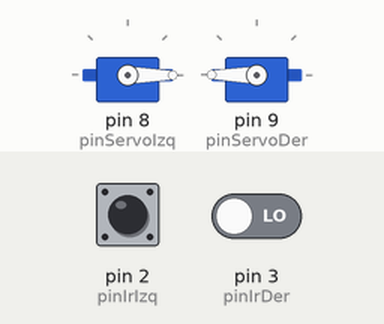
Recording of a sketch running on a simulated Arduino Uno, built with avr-gcc and run on an emulated ATmega328P. On the bench: 2 × servo. The inputs (shaded band) are chosen by the test bench; at power-on: pin 3 (pinIrDer) LOW, pin 2 (pinIrIzq) HIGH.

Above: at 1.2 s.
1.3 s: pin 3 (pinIrDer) driven HIGH
At 2.0 s:
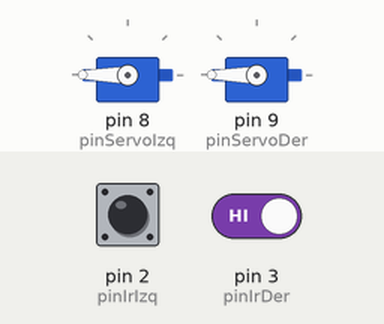
2.8 s: pin 3 (pinIrDer) driven LOW
At 3.1 s:
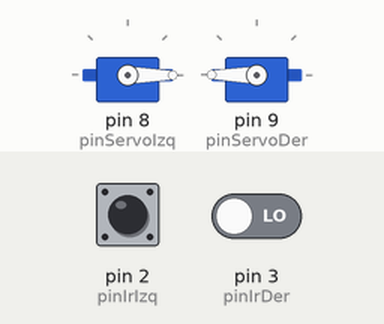
Timing chart, 0 to 5.8 s (numbered marks = the images above; inputs shaded):
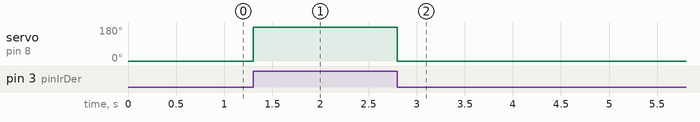

Measured:
- after the input at 1.3 s, servo on pin 8 (pinServoIzq): 0° → 180° at once
- after the input at 2.8 s, servo on pin 8 (pinServoIzq): 180° → 0° at once

The sketch:

DeteccionDeLinea.ino
```cpp
#include <Servo.h>

Servo servoIzq;
Servo servoDer;

const int pinIrDer = 3;
const int pinIrIzq = 2;
const int pinServoIzq = 8;
const int pinServoDer = 9;

// Los sensores que utilizamos para detectar la línea son digitales.
// Retornan un 1 si consiguen leer la línea.
// De lo contrario, retornarán un 0 al no leer la línea.
// ¡Cuidado! Según el modelo, el sensor podría funcionar a la inversa.
const int NO_LINEA = LOW; // También podría ponerse 0
const int LINEA = HIGH; // También podría ponerse 1


void setup() {
  pinMode(pinIrDer, INPUT);
  pinMode(pinIrIzq, INPUT);

  servoIzq.attach(pinServoIzq);
  servoDer.attach(pinServoDer);
}

void loop() {
  // Si no detecta una linea en el suelo, avanza
  if (digitalRead(pinIrIzq) == NO_LINEA || digitalRead(pinIrDer) == NO_LINEA) {
    servoIzq.write(0);
    servoDer.write(180);
  }
  // Si detecta una linea en el suelo, da media vuelta
  else {
    // Da media vuelta
    servoIzq.write(180);
    servoDer.write(180);
    delay(1500);
  }
}
```
